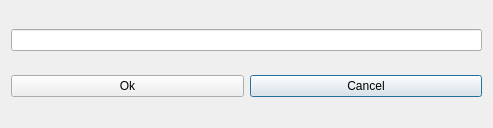
<?xml version="1.0" encoding="UTF-8"?>
<ui version="4.0">
 <class>InstitutionNameForm_template</class>
 <widget class="QDialog" name="InstitutionNameForm_template">
  <property name="geometry">
   <rect>
    <x>0</x>
    <y>0</y>
    <width>493</width>
    <height>128</height>
   </rect>
  </property>
  <property name="windowTitle">
   <string extracomment="The title of the dialog to modify the institution name">Institution name</string>
  </property>
  <layout class="QGridLayout">
   <item row="1" column="1">
    <widget class="QPushButton" name="cancelPushButton">
     <property name="text">
      <string>Cancel</string>
     </property>
    </widget>
   </item>
   <item row="1" column="0">
    <widget class="QPushButton" name="okPushButton">
     <property name="text">
      <string>Ok</string>
     </property>
    </widget>
   </item>
   <item row="0" column="0" colspan="2">
    <widget class="QLineEdit" name="institutionNameLineEdit"/>
   </item>
  </layout>
 </widget>
 <layoutdefault spacing="6" margin="11"/>
 <resources/>
 <connections/>
</ui>
